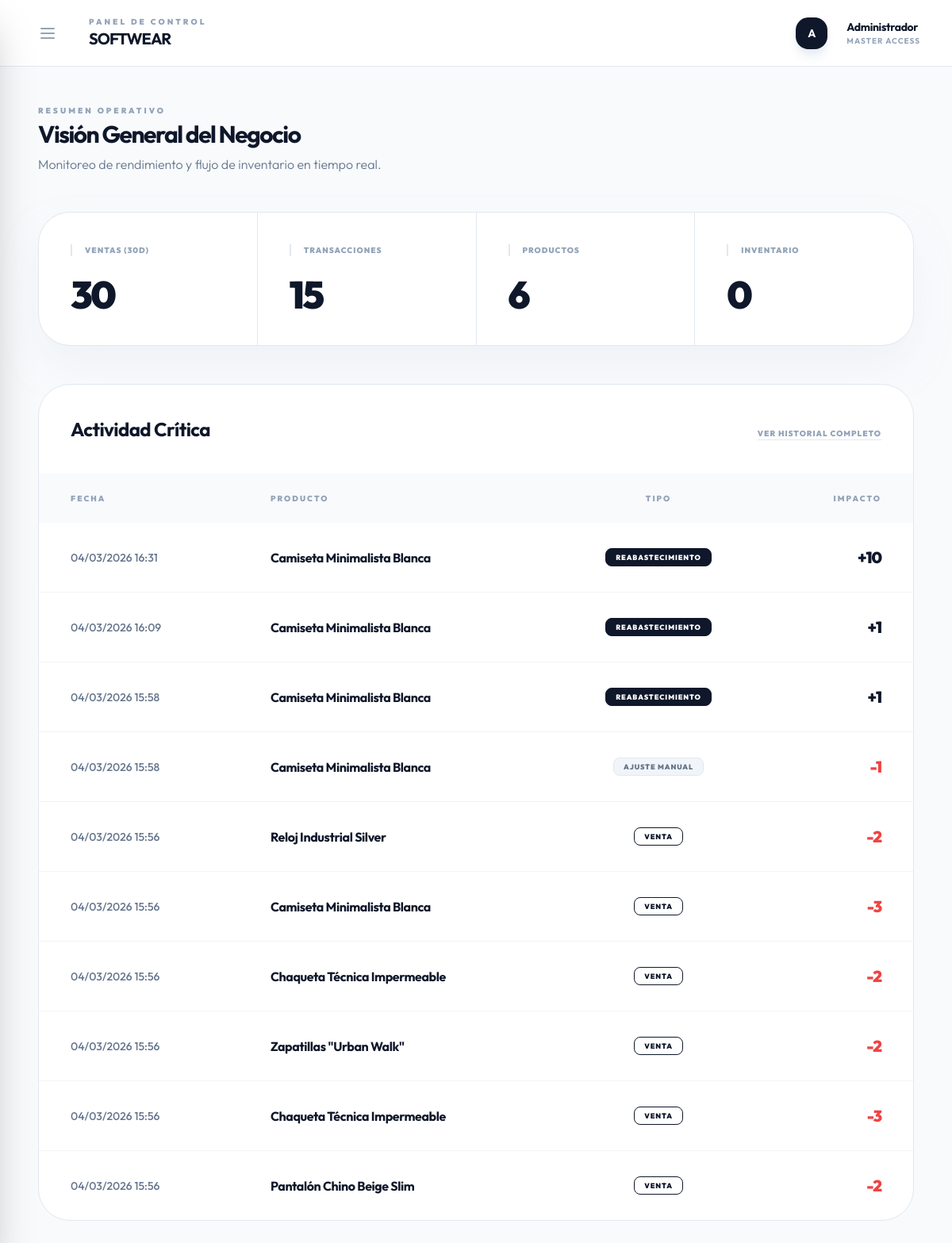
Page /adminpanel/ on the earlier database version.
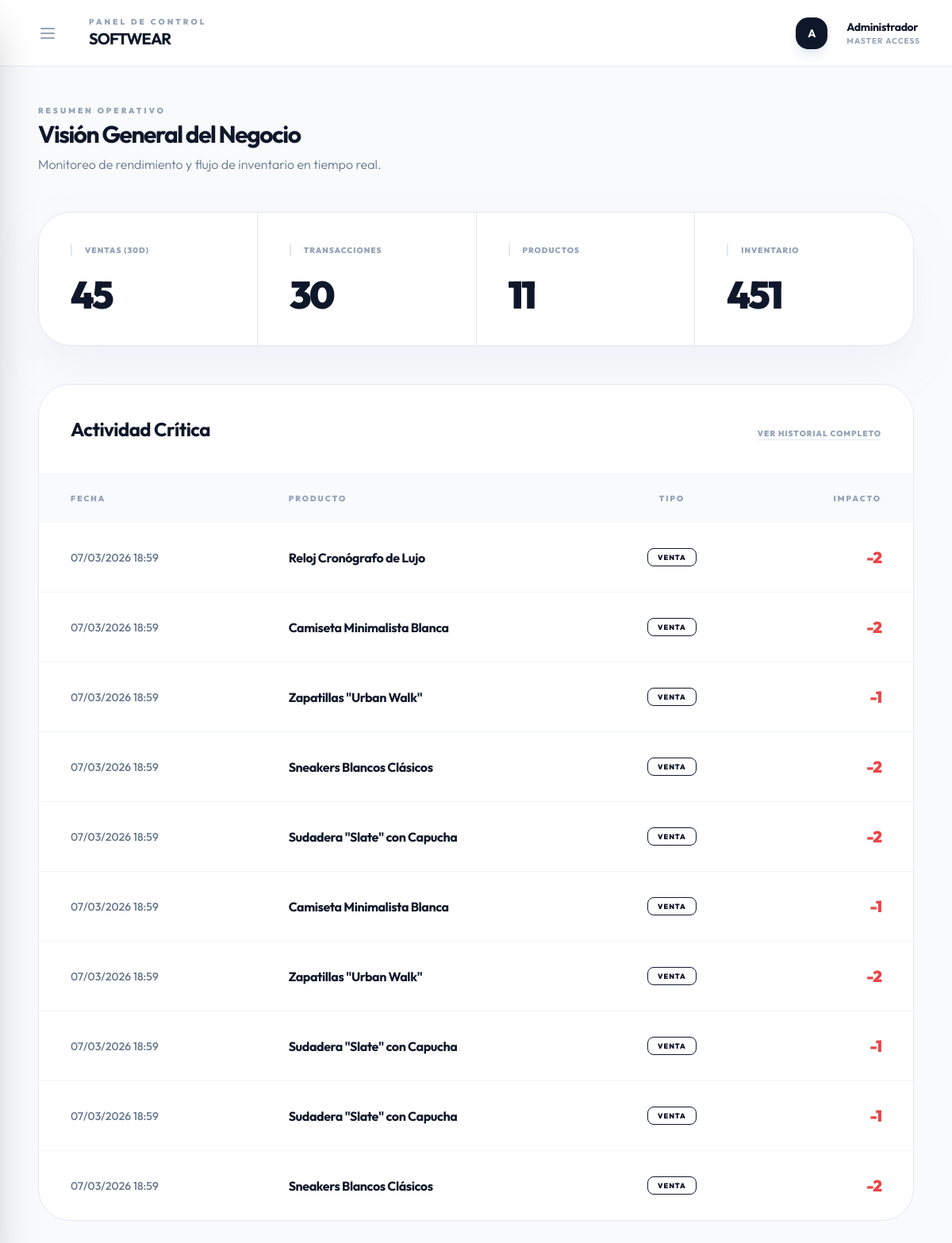
Same page on the later database version.
### store/models.py (models this page shows, shortened)
class Transaction(models.Model):
    TRANSACTION_TYPES = (
        ('SALE', 'Venta'),
        ('RESTOCK', 'Reabastecimiento'),
        ('ADJUSTMENT', 'Ajuste Manual'),
    )
    product = models.ForeignKey(Product, on_delete=models.CASCADE, related_name='transactions')
    product_size = models.ForeignKey(ProductSize, on_delete=models.SET_NULL, null=True, blank=True, related_name='transactions')
    type = models.CharField(max_length=20, choices=TRANSACTION_TYPES)
    quantity = models.IntegerField()  # Negative for sales/adjustments down, positive for restock
    date = models.DateTimeField(auto_now_add=True)

class Product(models.Model):
    name = models.CharField(max_length=200)
    description = models.TextField(blank=True)
    price = models.DecimalField(max_digits=10, decimal_places=2)
    image_url_1 = models.URLField(max_length=500)  # Required
    image_url_2 = models.URLField(max_length=500, blank=True, null=True)
    image_url_3 = models.URLField(max_length=500, blank=True, null=True)
    image_url_4 = models.URLField(max_length=500, blank=True, null=True)
    tags = models.ManyToManyField(Tag, related_name='products', blank=True)
    created_at = models.DateTimeField(auto_now_add=True)

### adminpanel/views.py (the view)
# urls.py: path('', views.dashboard, name='dashboard'),
def dashboard(request):
    last_30_days = timezone.now() - timedelta(days=30)
    products_sold_30 = Transaction.objects.filter(
        type='SALE',
        date__gte=last_30_days
    ).aggregate(total=Sum('quantity'))['total'] or 0
    products_sold_30 = abs(products_sold_30)
    total_sales_count = Transaction.objects.filter(type='SALE').count()
    products_added_30 = Product.objects.filter(created_at__gte=last_30_days).count()
    total_products = Product.objects.count()
    total_stock = ProductSize.objects.aggregate(total=Sum('stock'))['total'] or 0
    recent_transactions = Transaction.objects.all().order_by('-date')[:10]
    context = {
        'products_sold_30': products_sold_30,
        'total_sales_count': total_sales_count,
        'products_added_30': products_added_30,
        'total_products': total_products,
        'total_stock': total_stock,
        'recent_transactions': recent_transactions,
    }
    return render(request, 'adminpanel/dashboard.html', context)

### store/context_processors.py (called while the page is built)
def tags_processor(request):
    return {
        'tags': Tag.objects.all()
    }

### adminpanel/templates/adminpanel/dashboard.html (shortened to what this page needs)
﻿{% extends 'adminpanel/base.html' %}
{% block content %}
<div class="mb-12">
    <span class="text-[10px] font-black uppercase tracking-[0.3em] text-slate-400">Resumen Operativo</span>
    <h1 class="text-3xl font-bold text-slate-900 tracking-tighter mt-1">Visión General del Negocio</h1>
    <p class="text-slate-500 font-light mt-2">Monitoreo de rendimiento y flujo de inventario en tiempo real.</p>
</div>
<div class="grid grid-cols-1 sm:grid-cols-2 lg:grid-cols-4 gap-px bg-slate-200 border border-slate-200 rounded-[2.5rem] overflow-hidden mb-12 shadow-2xl shadow-slate-200/50">
    <div class="bg-white p-10 flex flex-col justify-between">
        <h3 class="font-black text-slate-400 text-[10px] uppercase tracking-widest mb-6 border-l-2 border-slate-200 pl-4">Ventas (30d)</h3>
        <div><p class="text-5xl font-black text-slate-900 tracking-tighter">{{ products_sold_30 }}</p></div>
    </div>
    <div class="bg-white p-10 flex flex-col justify-between">
        <h3 class="font-black text-slate-400 text-[10px] uppercase tracking-widest mb-6 border-l-2 border-slate-200 pl-4">Transacciones</h3>
        <div><p class="text-5xl font-black text-slate-900 tracking-tighter">{{ total_sales_count }}</p></div>
    </div>
    <div class="bg-white p-10 flex flex-col justify-between">
        <h3 class="font-black text-slate-400 text-[10px] uppercase tracking-widest mb-6 border-l-2 border-slate-200 pl-4">Productos</h3>
        <div><p class="text-5xl font-black text-slate-900 tracking-tighter">{{ products_added_30 }}</p></div>
    </div>
    <div class="bg-white p-10 flex flex-col justify-between">
        <h3 class="font-black text-slate-400 text-[10px] uppercase tracking-widest mb-6 border-l-2 border-slate-200 pl-4">Inventario</h3>
        <div><p class="text-5xl font-black text-slate-900 tracking-tighter">{{ total_stock }}</p></div>
    </div>
</div>
<div class="bg-white rounded-[2.5rem] border border-slate-200 overflow-hidden">
    <div class="p-10 border-b border-slate-50 flex flex-col md:flex-row justify-between items-baseline gap-4">
        <h2 class="text-2xl font-bold text-slate-900 tracking-tight">Actividad Crítica</h2>
        <a href="{% url 'adminpanel:operation_list' %}" class="text-[10px] font-black text-slate-400 hover:text-slate-900 uppercase tracking-widest border-b border-slate-200 transition-colors">Ver historial completo</a>
    </div>
    <div class="overflow-x-auto">
        <table class="w-full text-left">
            <thead class="bg-slate-50">
                <tr>
                    <th class="px-10 py-6 text-[10px] font-black text-slate-400 uppercase tracking-[0.2em]">Fecha</th>
                    <th class="px-10 py-6 text-[10px] font-black text-slate-400 uppercase tracking-[0.2em]">Producto</th>
                    <th class="px-10 py-6 text-[10px] font-black text-slate-400 uppercase tracking-[0.2em] text-center">Tipo</th>
                    <th class="px-10 py-6 text-[10px] font-black text-slate-400 uppercase tracking-[0.2em] text-right">Impacto</th>
                </tr>
            </thead>
            <tbody class="divide-y divide-slate-100">
                {% for t in recent_transactions %}
                <tr class="hover:bg-slate-50 transition-colors">
                    <td class="px-10 py-8 text-slate-500 font-medium text-sm whitespace-nowrap">{{ t.date|date:"d/m/Y H:i" }}</td>
                    <td class="px-10 py-8 text-slate-900 font-bold text-base tracking-tight leading-none">{{ t.product.name }}</td>
                    <td class="px-10 py-8 text-center leading-none">
                        <span class="inline-block px-3 py-1.5 rounded-lg text-[9px] font-black uppercase tracking-widest border {% if t.type == 'SALE' %}bg-white border-slate-900 text-slate-900{% elif t.type == 'RESTOCK' %}bg-slate-900 border-slate-900 text-white{% else %}bg-slate-100 border-slate-200 text-slate-500{% endif %}">
                            {{ t.get_type_display }}
                        </span>
                    </td>
                    <td class="px-10 py-8 text-right font-black text-xl tracking-tighter {% if t.quantity < 0 %}text-red-500{% else %}text-slate-900{% endif %} leading-none">
                        {{ t.quantity|stringformat:"+d" }}
                    </td>
                </tr>
                {% empty %}
                <tr><td colspan="4" class="px-10 py-32 text-center text-slate-400 uppercase tracking-widest text-xs font-bold">Sin registros de actividad</td></tr>
                {% endfor %}
            </tbody>
        </table>
    </div>
</div>
{% endblock %}

### adminpanel/templates/adminpanel/base.html (shortened to what this page needs)
<!DOCTYPE html>
<html lang="es">
<head>
    <script src="https://cdn.tailwindcss.com"></script>
</head>
<body class="bg-slate-50 text-slate-900 min-h-screen flex flex-col md:flex-row overflow-x-hidden">
    <main class="flex-1 w-full">
        <header
            class="bg-white border-b border-slate-200 px-10 py-5 sticky top-0 z-30 hidden md:flex items-center justify-between">
            <div class="flex items-center gap-8">
                <button id="desktopMenuToggle"
                    class="p-2 hover:bg-slate-50 rounded-xl transition-colors text-slate-400 hover:text-slate-900">
                    <svg xmlns="http://www.w3.org/2000/svg" class="h-6 w-6" fill="none" viewBox="0 0 24 24"
                        stroke="currentColor">
                        <path stroke-linecap="round" stroke-linejoin="round" stroke-width="2"
                            d="M4 6h16M4 12h16M4 18h16" />
                    </svg>
                </button>
                <div class="flex flex-col">
                    <span class="text-[10px] font-black uppercase tracking-[0.3em] text-slate-400">Panel de
                        Control</span>
                    <span class="text-xl font-bold tracking-tighter text-slate-900">SOFTWEAR</span>
                </div>
            </div>
            <div class="flex items-center gap-6">
                <div
                    class="h-10 w-10 rounded-2xl bg-slate-900 flex items-center justify-center text-white font-bold text-sm shadow-lg shadow-slate-200">
                    A
                </div>
                <div class="hidden lg:block">
                    <p class="text-sm font-bold text-slate-900 tracking-tight">Administrador</p>
                    <p class="text-[10px] text-slate-400 font-bold uppercase tracking-widest">Master Access</p>
                </div>
            </div>
        </header>
        <div class="p-6 md:p-12 max-w-7xl mx-auto">
            {% block content %}{% endblock %}
        </div>
    </main>
</body>
</html>

### adminpanel/templates/adminpanel/base.html (style rules this page uses)
body { font-family: 'Outfit', sans-serif; -webkit-tap-highlight-color: transparent; }

Differences in the rows shown:
removed Transaction: date "04/03/2026 16:31", product.name "Camiseta Minimalista Blanca", type "REABASTECIMIENTO", quantity "+10"
removed Transaction: date "04/03/2026 16:09", product.name "Camiseta Minimalista Blanca", type "REABASTECIMIENTO", quantity "+1"
removed Transaction: date "04/03/2026 15:58", product.name "Camiseta Minimalista Blanca", type "REABASTECIMIENTO", quantity "+1"
removed Transaction: date "04/03/2026 15:58", product.name "Camiseta Minimalista Blanca", type "AJUSTE MANUAL", quantity "-1"
removed Transaction: date "04/03/2026 15:56", product.name "Reloj Industrial Silver", type "VENTA", quantity "-2"
removed Transaction: date "04/03/2026 15:56", product.name "Camiseta Minimalista Blanca", type "VENTA", quantity "-3"
removed Transaction: date "04/03/2026 15:56", product.name "Chaqueta Técnica Impermeable", type "VENTA", quantity "-2"
removed Transaction: date "04/03/2026 15:56", product.name "Zapatillas \"Urban Walk\"", type "VENTA", quantity "-2"
removed Transaction: date "04/03/2026 15:56", product.name "Chaqueta Técnica Impermeable", type "VENTA", quantity "-3"
removed Transaction: date "04/03/2026 15:56", product.name "Pantalón Chino Beige Slim", type "VENTA", quantity "-2"
added Transaction: date "07/03/2026 18:59", product.name "Reloj Cronógrafo de Lujo", type "VENTA", quantity "-2"
added Transaction: date "07/03/2026 18:59", product.name "Camiseta Minimalista Blanca", type "VENTA", quantity "-2"
added Transaction: date "07/03/2026 18:59", product.name "Zapatillas \"Urban Walk\"", type "VENTA", quantity "-1"
added Transaction: date "07/03/2026 18:59", product.name "Sneakers Blancos Clásicos", type "VENTA", quantity "-2"
added Transaction: date "07/03/2026 18:59", product.name "Sudadera \"Slate\" con Capucha", type "VENTA", quantity "-2"
added Transaction: date "07/03/2026 18:59", product.name "Camiseta Minimalista Blanca", type "VENTA", quantity "-1"
added Transaction: date "07/03/2026 18:59", product.name "Zapatillas \"Urban Walk\"", type "VENTA", quantity "-2"
added Transaction: date "07/03/2026 18:59", product.name "Sudadera \"Slate\" con Capucha", type "VENTA", quantity "-1"
added Transaction: date "07/03/2026 18:59", product.name "Sudadera \"Slate\" con Capucha", type "VENTA", quantity "-1"
added Transaction: date "07/03/2026 18:59", product.name "Sneakers Blancos Clásicos", type "VENTA", quantity "-2"
Other differences:
{{ products_sold_30 }}: "30" → "45"
{{ total_sales_count }}: "15" → "30"
{{ products_added_30 }}: "6" → "11"
{{ total_stock }}: "0" → "451"
